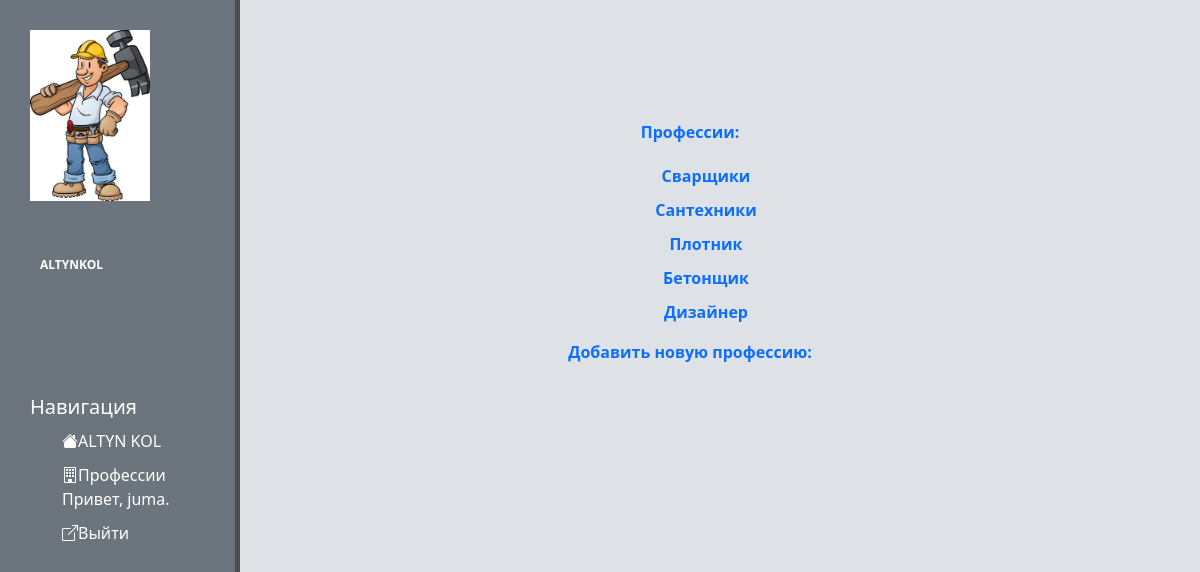
/professions/ (signed in), run on the app's committed database.
### jobs/models.py (models this page shows)
class Profession(models.Model):
    text = models.CharField(max_length=200)
    date_added = models.DateTimeField(auto_now_add=True)
    def __str__(self):
        return self.text

### jobs/views.py (the view)
# urls.py: path('professions/', views.professions, name='professions'),
@login_required
def professions(request):
    professions = Profession.objects.order_by('date_added')
    context = {'professions': professions}
    return render(request, 'jobs/professions.html', context)

### jobs/templates/jobs/professions.html (shortened to what this page needs)
{% extends "jobs/base.html" %}
{% block content %}
<div class="pro">
    <p>Профессии:</p>
      <ul>
          {% for profession in professions %}
            <li>
              <a href="{% url 'jobs:profession' profession.id %}">{{ profession }}</a>
            </li>
          {% empty %}
            <li>Профессии ещё не добавлены.</li>
          {% endfor %}
      </ul>
      <a href="{% url 'jobs:new_profession' %}">Добавить новую профессию:</a>
</div>
{% endblock content %}

### jobs/templates/jobs/base.html (shortened to what this page needs)
{% load static %}
<!doctype html>
<html lang="ru">
<head>
    <link rel="stylesheet" href="https://cdn.jsdelivr.net/npm/bootstrap@5.1.3/dist/css/bootstrap.min.css">
    <link rel="stylesheet" href="https://cdn.jsdelivr.net/npm/bootstrap-icons@1.8.2/font/bootstrap-icons.css">
    <link rel="stylesheet" href="{% static 'jobs/css/icon.css' %}">
</head>
<body>
    <aside>
        <img src="{% static 'jobs/img/builder.jpg' %}" alt="Строитель">
        <span class="Builder">ALTYNKOL</span>
        <h3>Навигация</h3>
        <ul>
            <a href="{% url 'jobs:index' %}"><li><i class="bi bi-house-fill"></i>ALTYN KOL</li></a>
            <a href="{% url 'jobs:professions' %}"><li><i class="bi bi-building"></i>Профессии</li></a>
            {% if user.is_authenticated %}
              Привет, {{ user.username }}.
              <a href="{% url 'users:logout' %}"><li><i class="bi bi-box-arrow-up-right"></i>Выйти</li></a>
            {% else %}
              <a href="{% url 'users:register' %}"><li><i class="bi bi-door-open-fill"></i>Зарегистрироваться</li></a>
              <a href="{% url 'users:login' %}"><li><i class="bi bi-person-bounding-box"></i>Авторизоваться</li></a>
            {% endif %}
        </ul>
    </aside>
    <jobs>
        {% block content %}
        {% endblock content %}
    </jobs>
</body>
</html>

### jobs/templates/jobs/base.html (style rules this page uses)
a { text-decoration: none; }

### jobs/templates/jobs/professions.html (style rules this page uses)
a { text-decoration: none; }

### data on the page
Profession: text "Сварщики"
Profession: text "Сантехники"
Profession: text "Плотник"
Profession: text "Бетонщик"
Profession: text "Дизайнер"

### other printed values
{{ user.username }} "juma"
